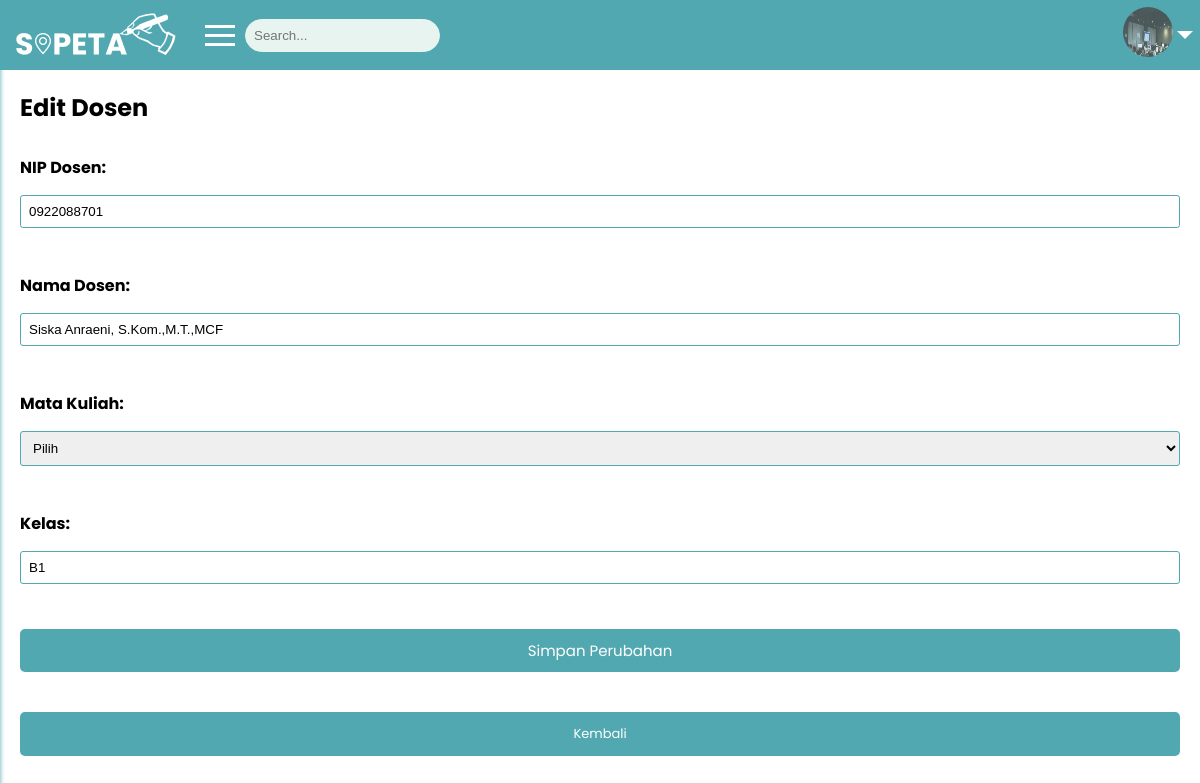
The page /public/Dosen/edit/20 (signed in) on the database its author committed.
### tables this page shows
CREATE TABLE `mst_dosen` (
  `id_dosen` int(11) NOT NULL,
  `nip_dosen` varchar(20) NOT NULL,
  `nama_dosen` varchar(50) NOT NULL,
  `id_matkul` int(11) NOT NULL,
  `kelas` char(5) NOT NULL
);

### app/controllers/Dosen.php (called while the page is built, shortened)
<?php
class Dosen extends Controller {
    public function edit($id) {
        $data['judul'] = 'Edit Dosen';
        $data['dosen'] = $this->model('Dosen_model')->getDosenById($id);
        $this->view('dosen/edit', $data);
    }
}

### app/core/App.php (called while the page is built, shortened)
<?php
class App {
    protected $method = 'index';
    protected $params = [];
    public function __construct() {
        $url = $this->parseURL();
        if(!empty($url) && file_exists('../app/controllers/' . $url[0] . '.php')){
            unset($url[0]);
        }
        $this->controller = new $this->controller;
        if(isset($url[1])){
            if(method_exists($this->controller, $url[1])){
                $this->method = $url[1];
                unset($url[1]);
            }
        }
        if(!empty($url)){
            $this->params = array_values($url);
        }
        call_user_func_array([$this->controller, $this->method], $this->params);
    }
    public function parseURL() {
        if (isset($_GET['url'])) {
            $url = rtrim($_GET['url'], '/');
            $url = filter_var($url, FILTER_SANITIZE_URL);
            $url = explode('/', $url);
            return $url;
        }
    }
}

### public/index.php (called while the page is built, shortened)
<?php
$app = new App;

### app/core/Database.php (called while the page is built, shortened)
<?php
class Database {
    private $host = DB_HOST;
    private $user = DB_USER;
    private $password = DB_PASS;
    private $dbname = DB_NAME;
    private $dbh;
    private $stmt;
    public function __construct(){
        $dsn = 'mysql:host=' . $this->host . ';dbname=' . $this->dbname;
        $option = [
            PDO::ATTR_PERSISTENT => true,
            PDO::ATTR_ERRMODE => PDO::ERRMODE_EXCEPTION
        ];
        try {
            $this->dbh = new PDO($dsn, $this->user, $this->password, $option);
        } catch (PDOException $e) {
            die($e->getMessage());
        }
    }
    public function query($query){
        $this->stmt = $this->dbh->prepare($query);
    }
    public function bind($param, $value, $type = null){
        if(is_null($type)){
            switch(true){
                case is_null($value) :
                    $type = PDO::PARAM_NULL;
                    break;
                default :
                    $type = PDO::PARAM_STR;
            }
        }
        $this->stmt->bindValue($param, $value, $type);
    }
    public function execute(){
        $this->stmt->execute();
    }
    public function single(){
        $this->execute();
        return $this->stmt->fetch(PDO::FETCH_ASSOC);
    }
}

### app/models/Dosen_model.php (called while the page is built, shortened)
<?php
class Dosen_model {
    private $table = "mst_dosen";
    private $db;
    public function __construct(){
        $this->db = new Database;
    }
    public function getDosenById($id_dosen) {
        try {
            $this->db->query("SELECT * FROM $this->table WHERE id_dosen = :id_dosen");
            $this->db->bind(':id_dosen', $id_dosen);
            return $this->db->single();
        } catch (\Throwable $th) {
            echo 'Error: ' . $th->getMessage();
        }
    }
}

### app/views/dosen/edit.php (the view, shortened to what this page needs)
<div class="content">
<form action="<?= BASEURL; ?>/dosen/update" method="post">
<h2 style="margin-top:70px;">Edit Dosen </h2>
    <label for="nip_dosen">NIP Dosen:</label>
    <input type="text" id="nip_dosen" name="nip_dosen" value="<?= $data['dosen']['nip_dosen']; ?>"><br>
    <label for="nama_dosen">Nama Dosen:</label>
    <input type="text" id="nama_dosen" name="nama_dosen" value="<?= $data['dosen']['nama_dosen']; ?>"><br>
    <label for="id_matkul">Mata Kuliah:</label>
        <select id="id_matkul" name="id_matkul">
            <option value="" disabled selected>Pilih</option>
        </select><br>
    <label for="kelas">Kelas:</label>
    <input type="text" id="kelas" name="kelas" value="<?= $data['dosen']['kelas']; ?>"><br>
    <button type="submit">Simpan Perubahan</button>
    <a href="<?= BASEURL; ?>/Dosen/index" class="kembali">Kembali</a>
</form>
</div>

### public/css/style.css (style rules this page uses)
body { font-family: poppins; margin: 0; padding: 0; }
label { display: block; margin-bottom: 5px; }
input, select { width: 80%; padding: 10px; border: 1px solid #51A8B1; border-radius: 3px; }
button { font-family: poppins; background-color: #51A8B1; color: #fff; padding: 10px 20px; border: none; border-radius: 10px; cursor: pointer; text-align: center; font-size: 15px; }
a { color: #51A8B1; text-decoration: none; display: block; margin-top: 30px; font-size: 13px; }
.kembali { display: inline-block; padding: 12px 20px; text-align: center; text-decoration: none; background-color: #51A8B1; color: #ffffff; border: none; border-radius: 5px; cursor: pointer; }

### public/css/style2.css (style rules this page uses)
body { margin: 0; font-family: 'Poppins', sans-serif; }
.content { margin-left: 0; padding: 20px; }
form { display: grid; grid-gap: 10px; }
label { font-weight: bold; }
input[type="text"], select { width: 100%; padding: 8px; box-sizing: border-box; }
button { background-color: #51A8B1; color: white; padding: 10px 20px; border: none; border-radius: 5px; cursor: pointer; }

### rows shown on the page
mst_dosen: nip_dosen "0922088701", nama_dosen "Siska Anraeni, S.Kom.,M.T.,MCF", kelas "B1"
